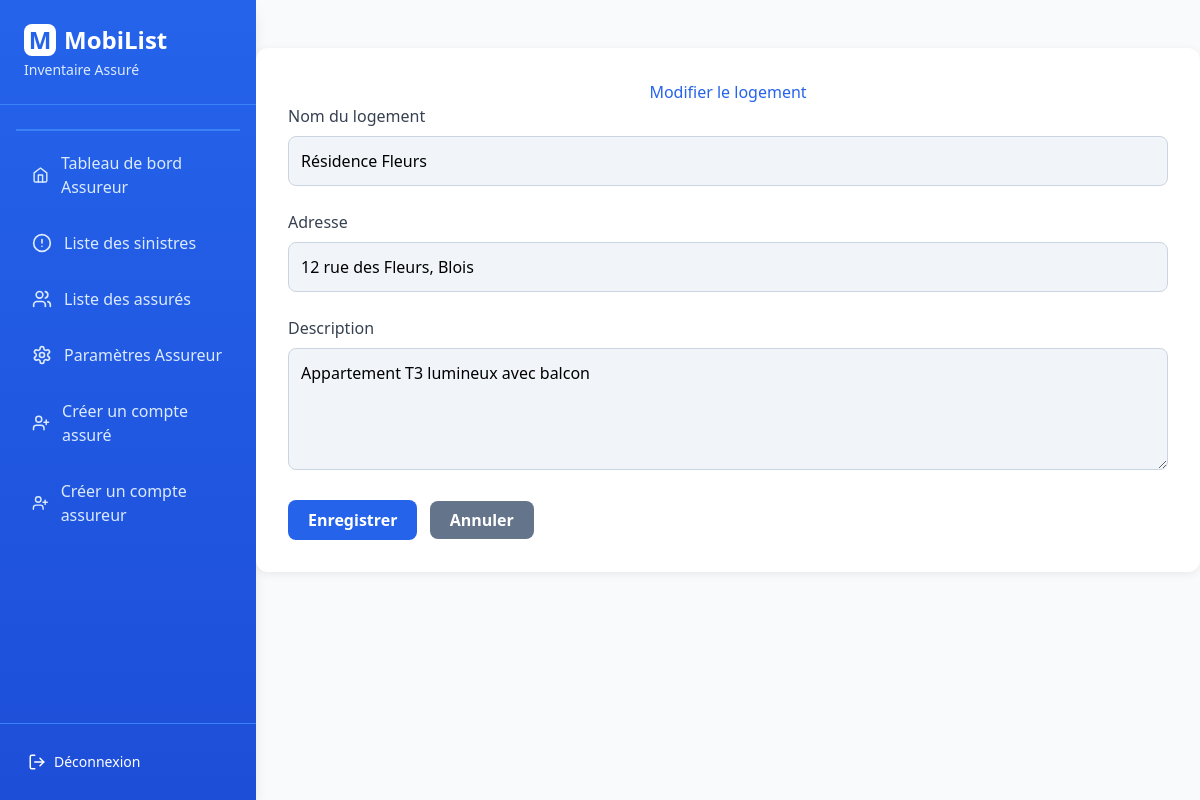
/modifier_logement/1/ (signed in), run on the app's committed database.
### monApp/database/logement.py (models this page shows, shortened)
class Logement(db.Model):
    __tablename__ = 'logement'
    id_logement = db.Column(db.Integer, primary_key=True)
    nom_logement = db.Column(db.String(100))
    adresse = db.Column(db.String(255), nullable=False, unique=True)
    type_logement = db.Column(db.String(50))
    surface = db.Column(db.Numeric(10,2))
    description = db.Column(db.Text)
    pieces = db.relationship('Piece', backref='logement', lazy='subquery', cascade="all, delete-orphan")
    sinistres = db.relationship('Sinistre', backref='logement', lazy=True)
    justificatifs = db.relationship('Justificatif', secondary=justifie, backref=db.backref('logements', lazy='subquery'), lazy='subquery')
    assureurs = db.relationship('Assureur', secondary=couvre, back_populates='logements_couverts', lazy='subquery')

### monApp/views.py (the view, shortened to what this page needs)
@app.route('/modifier_logement/<int:logement_id>/', methods=['GET', 'POST'])
@login_required
def modifier_logement(logement_id):
    logement = Logement.query.get_or_404(logement_id)
    access_granted = False
    if current_user.assure_profile and current_user.assure_profile in logement.assures:
        access_granted = True
    elif current_user.is_assureur:
        proprio = logement.assures[0] if logement.assures else None
        if proprio and proprio.id_assureur == current_user.assureur_profile.id_assureur:
            access_granted = True
    if not access_granted:
        flash("Vous n'avez pas les droits pour modifier ce logement.", "danger")
        return redirect(url_for('mes_logements'))
    form = ModifierLogementForm(obj=logement)
    return render_template('assure/modifier_logement.html', form=form, logement=logement)

### monApp/forms.py (shortened to what this page needs)
class ModifierLogementForm(FlaskForm):
    nom_logement = StringField('Nom du logement', validators=[DataRequired()])
    adresse = StringField('Adresse', validators=[DataRequired()])
    description = TextAreaField('Description')
    submit = SubmitField('Enregistrer')

### monApp/database/user.py (called while the page is built)
    @property
    def is_assureur(self):
        return self.assureur_profile is not None

### monApp/views.py (called while the page is built)
@login_manager.user_loader
def load_user(user_id):
    return User.query.get(user_id)

### monApp/templates/assure/modifier_logement.html (shortened to what this page needs)
{% extends "base.html" %}
{% block head %}
<link rel="stylesheet" href="{{ url_for('static', filename='../static/css/modifier.css') }}">
{% endblock %}
{% block content %}
<div class="container">
    <h1>Modifier le logement</h1>
    <form method="POST">
        <div class="form-group {% if form.nom_logement.errors %}has-error{% endif %}">
            {{ form.nom_logement.label(class="form-label") }}
            {{ form.nom_logement(class="form-control") }}
        </div>
        <div class="form-group {% if form.adresse.errors %}has-error{% endif %}">
            {{ form.adresse.label(class="form-label") }}
            {{ form.adresse(class="form-control") }}
        </div>
        <div class="form-group {% if form.description.errors %}has-error{% endif %}">
            {{ form.description.label(class="form-label") }}
            {{ form.description(class="form-control", rows=4) }}
        </div>
        <div class="mt-4">
            <button type="submit" class="btn btn-primary">{{ form.submit.label.text }}</button>
            {% if current_user.is_assureur %}
                {% if logement.assures %}
                    <a href="{{ url_for('logements_assure', id_assure=logement.assures[0].id_assure) }}" class="btn btn-secondary">Annuler</a>
                {% else %}
                    <a href="{{ url_for('liste_assures') }}" class="btn btn-secondary">Annuler</a>
                {% endif %}
            {% else %}
                <a href="{{ url_for('mes_logements') }}" class="btn btn-secondary">Annuler</a>
            {% endif %}
        </div>
    </form>
</div>
{% endblock %}

### monApp/static/css/modifier.css (style rules this page uses)
body { background: #f7fafc; font-family: 'Segoe UI', 'Roboto', 'Helvetica', 'Arial', sans-serif; }
.container { max-width: 500px; margin: 3rem auto; background: #fff; border-radius: 0.75rem; box-shadow: 0 2px 8px rgba(0,0,0,0.07); padding: 2rem; }
h1 { font-size: 1.7rem; font-weight: 700; color: #2563eb; margin-bottom: 2rem; text-align: center; }
.form-group { margin-bottom: 1.5rem; }
.form-label { font-weight: 500; color: #374151; display: block; margin-bottom: 0.5rem; }
.form-control { width: 100%; border-radius: 0.5rem; border: 1px solid #cbd5e1; padding: 0.75rem; font-size: 1rem; background: #f1f5f9; transition: border-color 0.2s; }
.btn-primary { background-color: #2563eb; border: none; color: #fff; padding: 0.5rem 1.25rem; border-radius: 0.5rem; font-weight: 600; transition: background 0.2s; margin-right: 0.5rem; }
.btn-secondary { background-color: #64748b; border: none; color: #fff; padding: 0.5rem 1.25rem; border-radius: 0.5rem; font-weight: 600; transition: background 0.2s; }

### data on the page
Logement: nom_logement "Résidence Fleurs", adresse "12 rue des Fleurs, Blois", description "Appartement T3 lumineux avec balcon"
